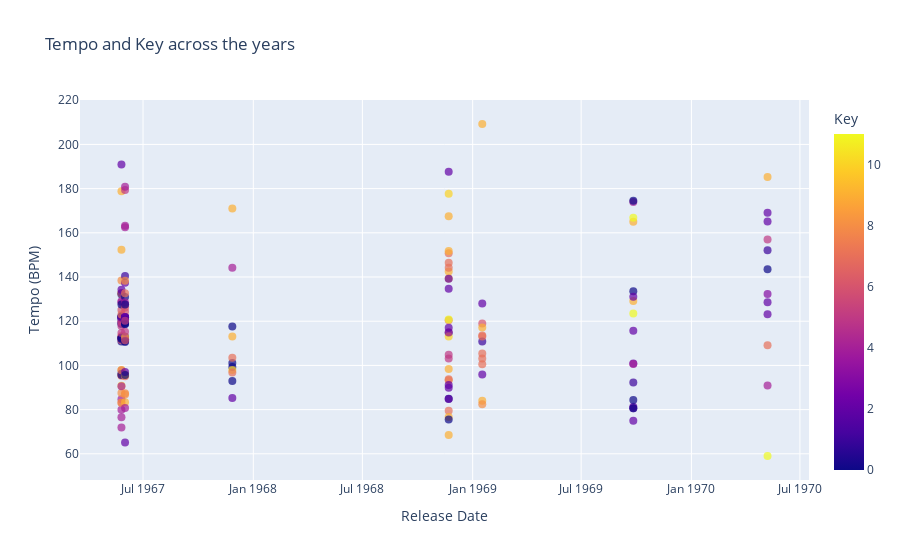

Notebook source saved alongside this figure:
### Code cell
fig = px.scatter(df2, x='Release Date', y='Tempo', color='Key', hover_name='Track Name', hover_data={'Album Name': True},
                 title='Tempo and Key across the years', 
                 labels={'Tempo': 'Tempo (BPM)', 'Release Date': 'Release Date', 'Key': 'Key'})

# Customize the layout
fig.update_traces(marker=dict(size=8, opacity=0.7),
                  selector=dict(mode='markers'))

# Show the plot
fig.show()

### Figure 1 — Plotly figure (JSON) as saved in the notebook; plotly's stock layout.template omitted (floating-point values rounded to 4 significant figures; data arrays with more than 128 entries replaced by an {"elided": "..."} marker saying what was removed)
{"data": [{"customdata": {"elided": "177x1 str values"}, "hovertemplate": "<b>%{hovertext}</b><br><br>Release Date=%{x}<br>Tempo (BPM)=%{y}<br>Album Name=%{customdata[0]}<br>Key=%{marker.color}<extra></extra>", "hovertext": {"elided": "177 str values"}, "legendgroup": "", "marker": {"color": {"elided": "177 int values"}, "coloraxis": "coloraxis", "opacity": 0.7, "size": 8, "symbol": "circle"}, "mode": "markers", "name": "", "orientation": "v", "showlegend": false, "type": "scatter", "x": {"elided": "177 str values"}, "xaxis": "x", "y": {"elided": "177 float values"}, "yaxis": "y"}], "layout": {"coloraxis": {"colorbar": {"title": {"text": "Key"}}, "colorscale": [[0, "#0d0887"], [0.1111, "#46039f"], [0.2222, "#7201a8"], [0.3333, "#9c179e"], [0.4444, "#bd3786"], [0.5556, "#d8576b"], [0.6667, "#ed7953"], [0.7778, "#fb9f3a"], [0.8889, "#fdca26"], [1, "#f0f921"]]}, "legend": {"tracegroupgap": 0}, "title": {"text": "Tempo and Key across the years"}, "xaxis": {"anchor": "y", "domain": [0, 1], "title": {"text": "Release Date"}}, "yaxis": {"anchor": "x", "domain": [0, 1], "title": {"text": "Tempo (BPM)"}}}}
